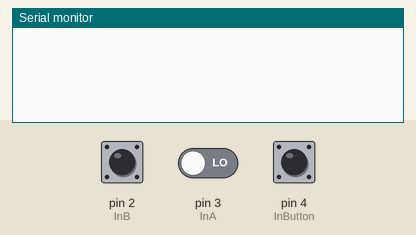
Recording of a sketch running on a simulated Arduino Uno, built with avr-gcc and run on an emulated ATmega328P. On the bench: the last lines printed to the serial monitor. Inputs (shaded band) come from the test bench; at power-on: pin 4 (InButton) HIGH, pin 2 (InB) HIGH, pin 3 (InA) LOW.

Above: at 1.2 s.
1.3 s: pin 4 (InButton) pulled LOW for 0.15 s
At 2.5 s:
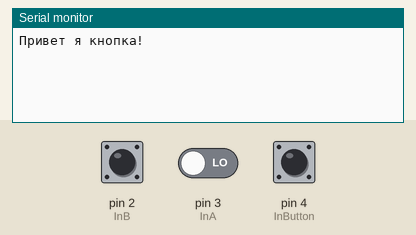
2.9 s: pin 2 (InB) pulsed LOW 2 times (0.12 s each, 0.3 s apart)
At 4.7 s:
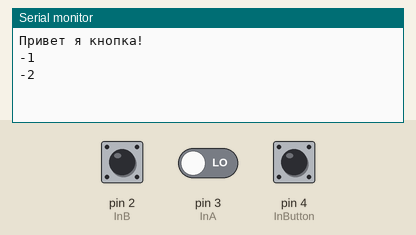

The sketch:

sketch_Encoder.ino
```cpp
#define InB 2
#define InA 3
#define InButton 4

int counter = 0;
int currentState;
int previousState;
int impulse_counter = 0;
bool flag = false;
String encdir ="";


void setup() {
  pinMode (InB,INPUT);
  pinMode (InA,INPUT);
  pinMode (InButton,INPUT);

  Serial.begin(9600);

  previousState = digitalRead(InB);
}

void loop() {
  currentState = digitalRead(InB);
  bool btnState = !digitalRead(InButton);
  if (btnState && !flag) {
    flag = true;
    Serial.println("Привет я кнопка!");
  }
  if (!btnState && flag) {
    flag = false;
  }
  if (currentState != previousState){
    if (impulse_counter == 1)
    {
      if (digitalRead(InA) != currentState){
        counter --;
      }
      else {
        counter ++;
      }
      Serial.print(counter);
      Serial.println();
      impulse_counter = 0;
    }
    else{
    impulse_counter ++;
    }
    previousState = currentState;

  }
}
```

Measured:
- after the input at 1.3 s, the serial monitor: prints a new line at once (image 1)
- after the input at 2.9 s, the serial monitor: prints a new line after 0.12 s (image 2)
